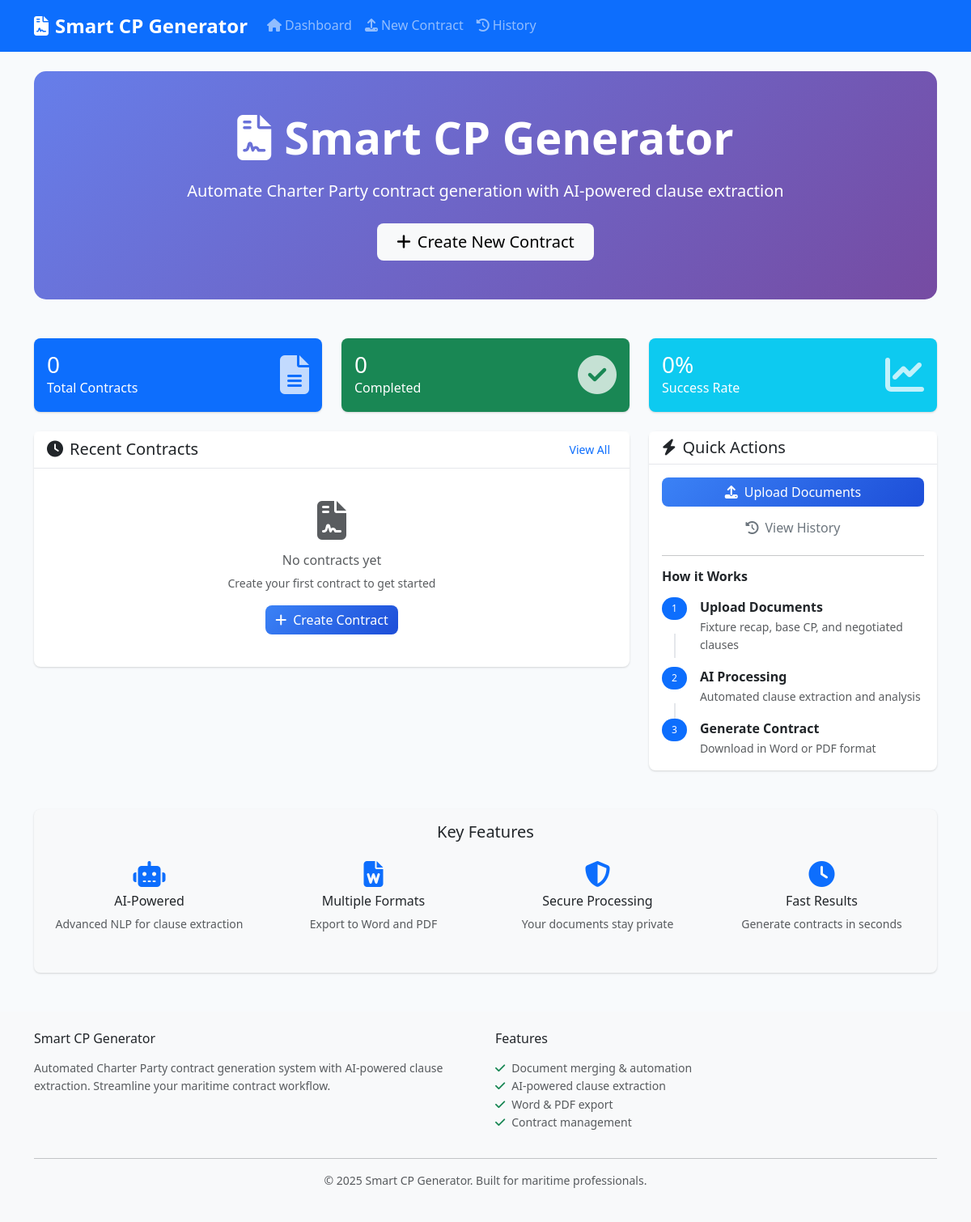
Before: / with the older database file.
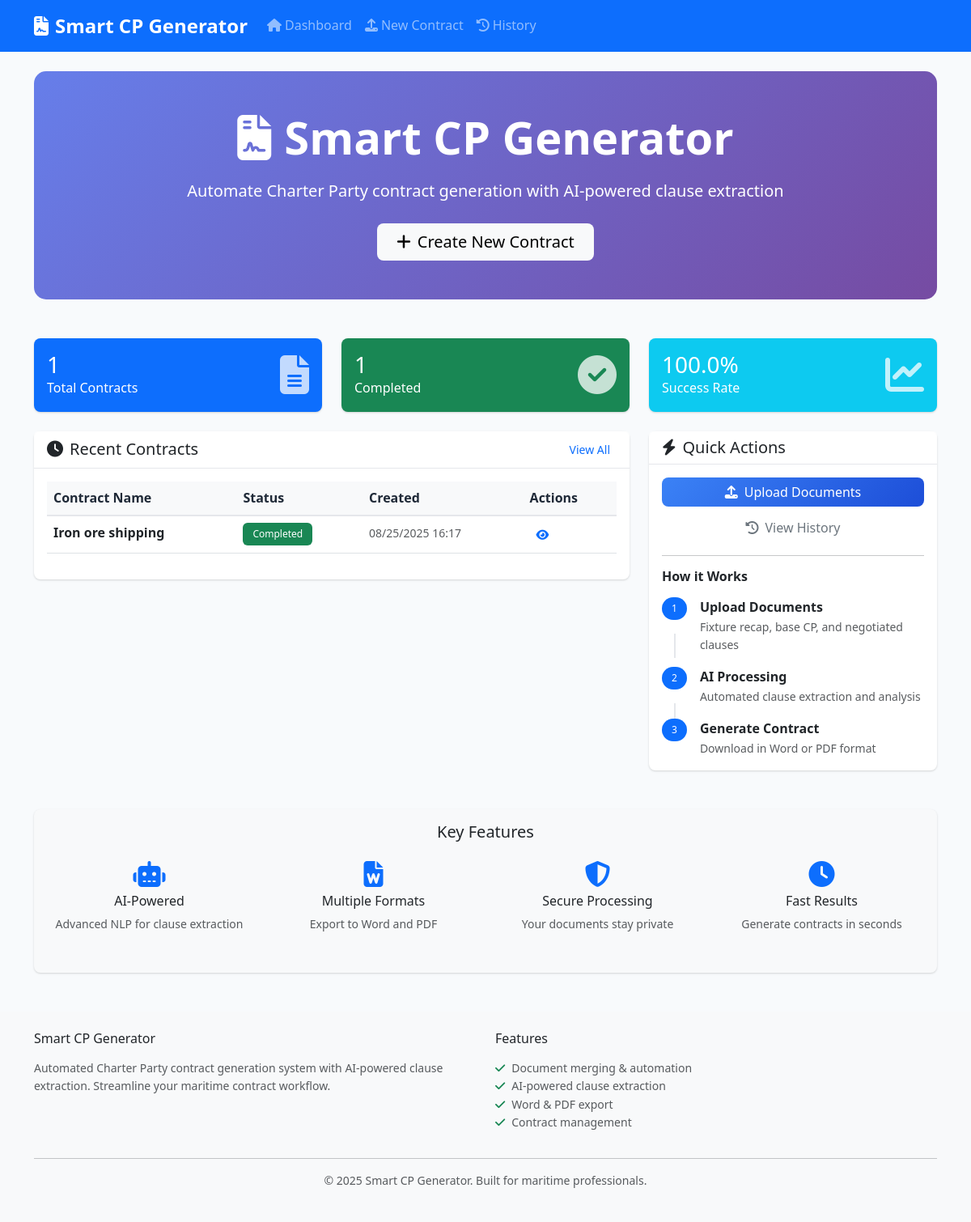
After: the same page with the newer database file.
### models.py (models this page shows, shortened)
class Contract(db.Model):
    id = db.Column(db.Integer, primary_key=True)
    contract_name = db.Column(db.String(255), nullable=False)
    fixture_recap_content = db.Column(Text)
    base_cp_content = db.Column(Text)
    negotiated_clauses_content = db.Column(Text)
    final_contract_content = db.Column(Text)
    extracted_clauses = db.Column(Text)  # JSON string of extracted clauses
    created_at = db.Column(db.DateTime, default=datetime.utcnow)
    updated_at = db.Column(db.DateTime, default=datetime.utcnow, onupdate=datetime.utcnow)
    status = db.Column(db.String(50), default='draft')  # draft, processing, completed, error
    docx_path = db.Column(db.String(255))
    pdf_path = db.Column(db.String(255))

### routes.py (the view)
@app.route('/')
def index():
    recent_contracts = Contract.query.order_by(Contract.updated_at.desc()).limit(5).all()
    total_contracts = Contract.query.count()
    completed_contracts = Contract.query.filter_by(status='completed').count()
    stats = {
        'total': total_contracts,
        'completed': completed_contracts,
        'success_rate': round((completed_contracts / total_contracts * 100) if total_contracts > 0 else 0, 1)
    }
    return render_template('index.html', recent_contracts=recent_contracts, stats=stats)

### templates/index.html (shortened to what the changed rows need)
{% extends "base.html" %}
{% block content %}
<div class="row">
    <div class="col-12">
        <div class="hero-section text-center py-5 mb-5" style="background: linear-gradient(135deg, #667eea 0%, #764ba2 100%); border-radius: 15px; color: white;">
            <div class="container">
                <h1 class="display-4 fw-bold mb-3">
                    <i class="fas fa-file-contract me-3"></i>Smart CP Generator
                </h1>
            </div>
        </div>
    </div>
</div>
<div class="row">
    <div class="col-md-4 mb-4">
        <div class="card bg-primary text-white h-100">
            <div class="card-body d-flex align-items-center">
                <div class="flex-grow-1">
                    <h3 class="card-title mb-0">{{ stats.total }}</h3>
                    <p class="card-text">Total Contracts</p>
                </div>
            </div>
        </div>
    </div>
    <div class="col-md-4 mb-4">
        <div class="card bg-success text-white h-100">
            <div class="card-body d-flex align-items-center">
                <div class="flex-grow-1">
                    <h3 class="card-title mb-0">{{ stats.completed }}</h3>
                    <p class="card-text">Completed</p>
                </div>
            </div>
        </div>
    </div>
    <div class="col-md-4 mb-4">
        <div class="card bg-info text-white h-100">
            <div class="card-body d-flex align-items-center">
                <div class="flex-grow-1">
                    <h3 class="card-title mb-0">{{ stats.success_rate }}%</h3>
                    <p class="card-text">Success Rate</p>
                </div>
            </div>
        </div>
    </div>
</div>
<div class="row">
    <div class="col-md-8 mb-4">
        <div class="card">
            <div class="card-body">
                {% if recent_contracts %}
                    <div class="table-responsive">
                        <table class="table table-hover">
                            <thead class="table-light">
                                <tr>
                                    <th>Contract Name</th>
                                    <th>Status</th>
                                    <th>Created</th>
                                    <th>Actions</th>
                                </tr>
                            </thead>
                            <tbody>
                                {% for contract in recent_contracts %}
                                <tr>
                                    <td>
                                        <strong>{{ contract.contract_name }}</strong>
                                    </td>
                                    <td>
                                        <span class="badge bg-{{ 'success' if contract.status == 'completed' else 'warning' if contract.status == 'processing' else 'danger' }}">
                                            {{ contract.status.title() }}
                                        </span>
                                    </td>
                                    <td>
                                        <small class="text-muted">
                                            {{ contract.created_at.strftime('%m/%d/%Y %H:%M') if contract.created_at else 'N/A' }}
                                        </small>
                                    </td>
                                    <td>
                                        {% if contract.status == 'completed' %}
                                            <a href="{{ url_for('preview_contract', contract_id=contract.id) }}"
                                               class="btn btn-sm btn-outline-primary">
                                                <i class="fas fa-eye"></i>
                                            </a>
                                        {% endif %}
                                    </td>
                                </tr>
                                {% endfor %}
                            </tbody>
                        </table>
                    </div>
                {% else %}
                    <div class="text-center py-4">
                        <i class="fas fa-file-contract fa-3x text-muted mb-3"></i>
                        <h6 class="text-muted">No contracts yet</h6>
                        <p class="text-muted small">Create your first contract to get started</p>
                        <a href="{{ url_for('upload_documents') }}" class="btn btn-primary">
                            <i class="fas fa-plus me-2"></i>Create Contract
                        </a>
                    </div>
                {% endif %}
            </div>
        </div>
    </div>
</div>
{% endblock %}

Changed rows visible on the page:
added Contract: contract_name "Iron ore shipping", status "Completed", created_at "08/25/2025 16:17"
Other visible differences:
{{ stats.total }}: "0" → "1"
{{ stats.completed }}: "0" → "1"
{{ stats.success_rate }}: "0" → "100.0"
text no longer shown: "No contracts yet Create your first contract to get started Create Contract"
text now shown: "Contract Name Status Created Actions"
